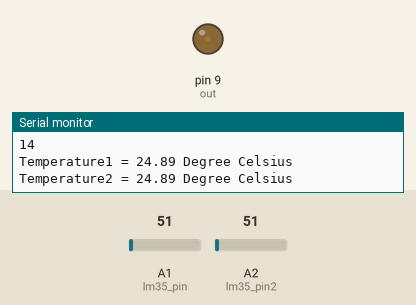
Recording of a sketch running on a simulated Arduino Uno, built with avr-gcc and run on an emulated ATmega328P. Shown: output pins drawn as LEDs (lit = HIGH), the last lines printed to the serial monitor. Inputs (shaded band) come from the test bench; at power-on: A1 (lm35_pin) = 51, A2 (lm35_pin2) = 51.

Above: at 1.23 s.
1.3 s: A1 (lm35_pin) set to 23
4.3 s: A1 (lm35_pin) set to 19
At 5.59 s:
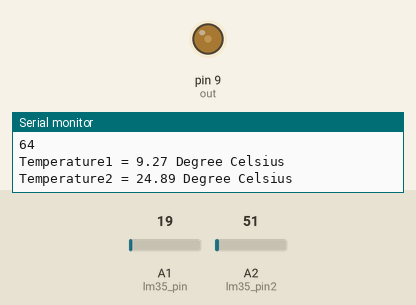
7.3 s: A2 (lm35_pin2) set to 15
At 17.6 s:
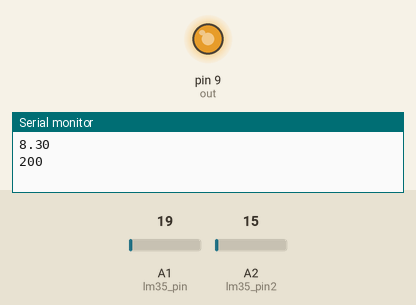
Timing chart, 0 to 18.2 s (numbered marks = the images above; inputs shaded):
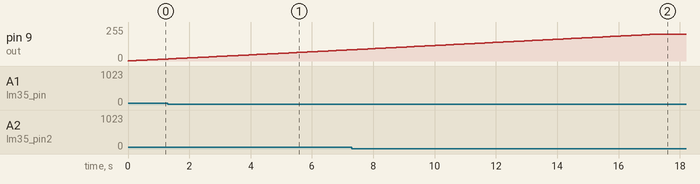

The sketch:

sih_led.ino
```cpp
const int lm35_pin = A1;  /* LM35 O/P pin */
const int lm35_pin2 = A2;
int out = 9;
  int bri=0;

  int temp_adc_val;
  int temp_adc_val2;
  int temp_vala;
  int temp_vala2;
  float temp_val;
  float temp_val2;
  float temp;
  int maxi=84;
void setup() {
  Serial.begin(9600);
  pinMode(out,OUTPUT);

}

void loop() {

  temp_adc_val = analogRead(lm35_pin);  /* Read Temperature */
  temp_adc_val2 = analogRead(lm35_pin2);  /* Read Temperature */
  temp_val = (temp_adc_val * 4.88); /* Convert adc value to equivalent voltage */
  temp_val2 = (temp_adc_val2 * 4.88); /* Convert adc value to equivalent voltage */
  temp_val = (temp_val/10); /* LM35 gives output of 10mv/°C */
  temp_val2 = (temp_val2/10); /* LM35 gives output of 10mv/°C */
  Serial.print("Temperature1 = ");
  Serial.print(temp_val);
  Serial.print(" Degree Celsius");
  Serial.print("  Temperature2 = ");
  Serial.print(temp_val2);
  Serial.print(" Degree Celsius\n");
  //delay(1000);

   temp= (temp_val+temp_val2)/2;
    Serial.println(temp);
   if(temp<maxi)
   {
     if(bri<200)
     bri=bri+1;
    }
    if ( temp>maxi  ){

 bri= bri-20;
 delay(5000);

 }

 analogWrite(out, bri);
 Serial.println(bri);
}
```

Measured:
- the behaviour switches between 21 and 20 on A1 (lm35_pin) (found by bisection; images 0 and 1)
